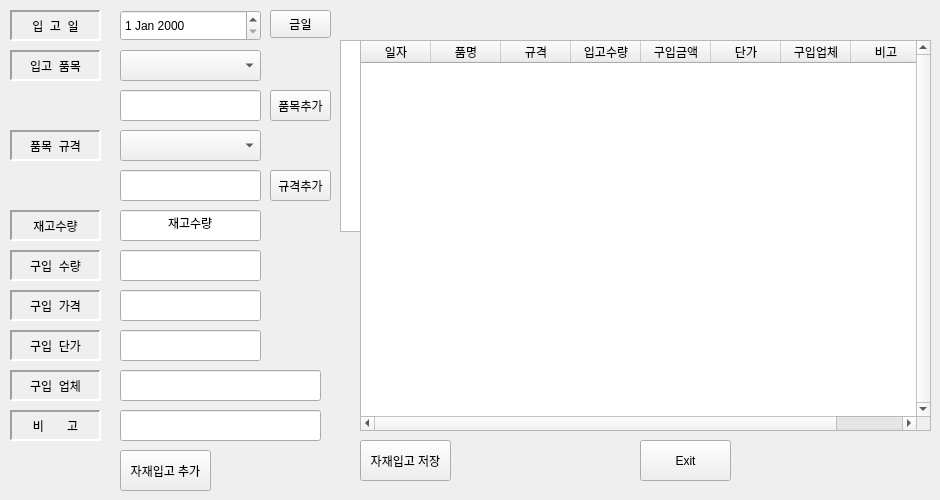
    <widget class="QWidget" name="tab_5">
     <attribute name="title">
      <string>자재 입고 입력</string>
     </attribute>
     <widget class="QDateEdit" name="inDate">
      <property name="geometry">
       <rect>
        <x>120</x>
        <y>10</y>
        <width>141</width>
        <height>31</height>
       </rect>
      </property>
     </widget>
     <widget class="QLabel" name="label_11">
      <property name="geometry">
       <rect>
        <x>10</x>
        <y>10</y>
        <width>91</width>
        <height>31</height>
       </rect>
      </property>
      <property name="frameShape">
       <enum>QFrame::Panel</enum>
      </property>
      <property name="frameShadow">
       <enum>QFrame::Sunken</enum>
      </property>
      <property name="lineWidth">
       <number>2</number>
      </property>
      <property name="text">
       <string>입  고  일</string>
      </property>
      <property name="alignment">
       <set>Qt::AlignCenter</set>
      </property>
     </widget>
     <widget class="QComboBox" name="comboInItems">
      <property name="geometry">
       <rect>
        <x>120</x>
        <y>50</y>
        <width>141</width>
        <height>31</height>
       </rect>
      </property>
     </widget>
     <widget class="QLabel" name="label_12">
      <property name="geometry">
       <rect>
        <x>10</x>
        <y>50</y>
        <width>91</width>
        <height>31</height>
       </rect>
      </property>
      <property name="frameShape">
       <enum>QFrame::Panel</enum>
      </property>
      <property name="frameShadow">
       <enum>QFrame::Sunken</enum>
      </property>
      <property name="lineWidth">
       <number>2</number>
      </property>
      <property name="text">
       <string>입고  품목</string>
      </property>
      <property name="alignment">
       <set>Qt::AlignCenter</set>
      </property>
     </widget>
     <widget class="QLabel" name="label_13">
      <property name="geometry">
       <rect>
        <x>10</x>
        <y>130</y>
        <width>91</width>
        <height>31</height>
       </rect>
      </property>
      <property name="frameShape">
       <enum>QFrame::Panel</enum>
      </property>
      <property name="frameShadow">
       <enum>QFrame::Sunken</enum>
      </property>
      <property name="lineWidth">
       <number>2</number>
      </property>
      <property name="text">
       <string>품목  규격</string>
      </property>
      <property name="alignment">
       <set>Qt::AlignCenter</set>
      </property>
     </widget>
     <widget class="QLabel" name="label_14">
      <property name="geometry">
       <rect>
        <x>10</x>
        <y>250</y>
        <width>91</width>
        <height>31</height>
       </rect>
      </property>
      <property name="frameShape">
       <enum>QFrame::Panel</enum>
      </property>
      <property name="frameShadow">
       <enum>QFrame::Sunken</enum>
      </property>
      <property name="lineWidth">
       <number>2</number>
      </property>
      <property name="text">
       <string>구입  수량</string>
      </property>
      <property name="alignment">
       <set>Qt::AlignCenter</set>
      </property>
     </widget>
     <widget class="QLabel" name="label_15">
      <property name="geometry">
       <rect>
        <x>10</x>
        <y>290</y>
        <width>91</width>
        <height>31</height>
       </rect>
      </property>
      <property name="frameShape">
       <enum>QFrame::Panel</enum>
      </property>
      <property name="frameShadow">
       <enum>QFrame::Sunken</enum>
      </property>
      <property name="lineWidth">
       <number>2</number>
      </property>
      <property name="text">
       <string>구입  가격</string>
      </property>
      <property name="alignment">
       <set>Qt::AlignCenter</set>
      </property>
     </widget>
     <widget class="QLabel" name="label_16">
      <property name="geometry">
       <rect>
        <x>10</x>
        <y>330</y>
        <width>91</width>
        <height>31</height>
       </rect>
      </property>
      <property name="frameShape">
       <enum>QFrame::Panel</enum>
      </property>
      <property name="frameShadow">
       <enum>QFrame::Sunken</enum>
      </property>
      <property name="lineWidth">
       <number>2</number>
      </property>
      <property name="text">
       <string>구입  단가</string>
      </property>
      <property name="alignment">
       <set>Qt::AlignCenter</set>
      </property>
     </widget>
     <widget class="QLabel" name="label_17">
      <property name="geometry">
       <rect>
        <x>10</x>
        <y>370</y>
        <width>91</width>
        <height>31</height>
       </rect>
      </property>
      <property name="frameShape">
       <enum>QFrame::Panel</enum>
      </property>
      <property name="frameShadow">
       <enum>QFrame::Sunken</enum>
      </property>
      <property name="lineWidth">
       <number>2</number>
      </property>
      <property name="text">
       <string>구입  업체</string>
      </property>
      <property name="alignment">
       <set>Qt::AlignCenter</set>
      </property>
     </widget>
     <widget class="QLabel" name="label_18">
      <property name="geometry">
       <rect>
        <x>10</x>
        <y>410</y>
        <width>91</width>
        <height>31</height>
       </rect>
      </property>
      <property name="frameShape">
       <enum>QFrame::Panel</enum>
      </property>
      <property name="frameShadow">
       <enum>QFrame::Sunken</enum>
      </property>
      <property name="lineWidth">
       <number>2</number>
      </property>
      <property name="text">
       <string>비       고</string>
      </property>
      <property name="alignment">
       <set>Qt::AlignCenter</set>
      </property>
     </widget>
     <widget class="QComboBox" name="comboInSpecs">
      <property name="geometry">
       <rect>
        <x>120</x>
        <y>130</y>
        <width>141</width>
        <height>31</height>
       </rect>
      </property>
     </widget>
     <widget class="QLineEdit" name="LE_InQty">
      <property name="geometry">
       <rect>
        <x>120</x>
        <y>250</y>
        <width>141</width>
        <height>31</height>
       </rect>
      </property>
      <property name="alignment">
       <set>Qt::AlignCenter</set>
      </property>
     </widget>
     <widget class="QLineEdit" name="LE_InPrice">
      <property name="geometry">
       <rect>
        <x>120</x>
        <y>290</y>
        <width>141</width>
        <height>31</height>
       </rect>
      </property>
      <property name="alignment">
       <set>Qt::AlignCenter</set>
      </property>
     </widget>
     <widget class="QLineEdit" name="LE_InUnitPrice">
      <property name="geometry">
       <rect>
        <x>120</x>
        <y>330</y>
        <width>141</width>
        <height>31</height>
       </rect>
      </property>
      <property name="alignment">
       <set>Qt::AlignCenter</set>
      </property>
      <property name="readOnly">
       <bool>true</bool>
      </property>
     </widget>
     <widget class="QLineEdit" name="LE_InSupplier">
      <property name="geometry">
       <rect>
        <x>120</x>
        <y>370</y>
        <width>201</width>
        <height>31</height>
       </rect>
      </property>
     </widget>
     <widget class="QLineEdit" name="LE_InRemarks">
      <property name="geometry">
       <rect>
        <x>120</x>
        <y>410</y>
        <width>201</width>
        <height>31</height>
       </rect>
      </property>
     </widget>
     <widget class="QPushButton" name="PB_InAdd">
      <property name="geometry">
       <rect>
        <x>120</x>
        <y>450</y>
        <width>91</width>
        <height>41</height>
       </rect>
      </property>
      <property name="text">
       <string>자재입고 추가</string>
      </property>
     </widget>
     <widget class="QPushButton" name="PB_InSave">
      <property name="geometry">
       <rect>
        <x>360</x>
        <y>440</y>
        <width>91</width>
        <height>41</height>
       </rect>
      </property>
      <property name="text">
       <string>자재입고 저장</string>
      </property>
     </widget>
     <widget class="QPushButton" name="PB_InExit">
      <property name="geometry">
       <rect>
        <x>640</x>
        <y>440</y>
        <width>91</width>
        <height>41</height>
       </rect>
      </property>
      <property name="text">
       <string>Exit</string>
      </property>
     </widget>
     <widget class="QPushButton" name="PB_inAddNewItem">
      <property name="geometry">
       <rect>
        <x>270</x>
        <y>90</y>
        <width>61</width>
        <height>31</height>
       </rect>
      </property>
      <property name="text">
       <string>품목추가</string>
      </property>
     </widget>
     <widget class="QPushButton" name="PB_InAddComboBoxSpec">
      <property name="geometry">
       <rect>
        <x>270</x>
        <y>170</y>
        <width>61</width>
        <height>31</height>
       </rect>
      </property>
      <property name="text">
       <string>규격추가</string>
      </property>
     </widget>
     <widget class="QLineEdit" name="LE_NewInItems">
      <property name="geometry">
       <rect>
        <x>120</x>
        <y>90</y>
        <width>141</width>
        <height>31</height>
       </rect>
      </property>
     </widget>
     <widget class="QLineEdit" name="LE_NewInSpecs">
      <property name="geometry">
       <rect>
        <x>120</x>
        <y>170</y>
        <width>141</width>
        <height>31</height>
       </rect>
      </property>
     </widget>
     <widget class="QLabel" name="label_28">
      <property name="geometry">
       <rect>
        <x>10</x>
        <y>210</y>
        <width>91</width>
        <height>31</height>
       </rect>
      </property>
      <property name="frameShape">
       <enum>QFrame::Panel</enum>
      </property>
      <property name="frameShadow">
       <enum>QFrame::Sunken</enum>
      </property>
      <property name="lineWidth">
       <number>2</number>
      </property>
      <property name="text">
       <string>재고수량</string>
      </property>
      <property name="alignment">
       <set>Qt::AlignCenter</set>
      </property>
     </widget>
     <widget class="QLineEdit" name="LE_InOnStosckQty">
      <property name="geometry">
       <rect>
        <x>120</x>
        <y>210</y>
        <width>141</width>
        <height>31</height>
       </rect>
      </property>
      <property name="text">
       <string>재고수량</string>
      </property>
      <property name="alignment">
       <set>Qt::AlignCenter</set>
      </property>
     </widget>
     <widget class="QPushButton" name="PB_inToday">
      <property name="geometry">
       <rect>
        <x>270</x>
        <y>10</y>
        <width>61</width>
        <height>28</height>
       </rect>
      </property>
      <property name="text">
       <string>금일</string>
      </property>
     </widget>
     <widget class="QTableView" name="tableView">
      <property name="geometry">
       <rect>
        <x>340</x>
        <y>40</y>
        <width>256</width>
        <height>192</height>
       </rect>
      </property>
     </widget>
     <widget class="QTableWidget" name="tableWidgetInIn">
      <property name="geometry">
       <rect>
        <x>360</x>
        <y>40</y>
        <width>571</width>
        <height>391</height>
       </rect>
      </property>
      <property name="autoFillBackground">
       <bool>true</bool>
      </property>
      <property name="verticalScrollBarPolicy">
       <enum>Qt::ScrollBarAlwaysOn</enum>
      </property>
      <property name="horizontalScrollBarPolicy">
       <enum>Qt::ScrollBarAlwaysOn</enum>
      </property>
      <property name="alternatingRowColors">
       <bool>true</bool>
      </property>
      <property name="selectionMode">
       <enum>QAbstractItemView::MultiSelection</enum>
      </property>
      <property name="sortingEnabled">
       <bool>true</bool>
      </property>
      <attribute name="horizontalHeaderCascadingSectionResizes">
       <bool>false</bool>
      </attribute>
      <attribute name="horizontalHeaderDefaultSectionSize">
       <number>70</number>
      </attribute>
      <attribute name="horizontalHeaderHighlightSections">
       <bool>false</bool>
      </attribute>
      <attribute name="horizontalHeaderMinimumSectionSize">
       <number>30</number>
      </attribute>
      <attribute name="horizontalHeaderStretchLastSection">
       <bool>true</bool>
      </attribute>
      <attribute name="verticalHeaderHighlightSections">
       <bool>false</bool>
      </attribute>
      <column>
       <property name="text">
        <string>일자</string>
       </property>
      </column>
      <column>
       <property name="text">
        <string>품명</string>
       </property>
      </column>
      <column>
       <property name="text">
        <string>규격</string>
       </property>
      </column>
      <column>
       <property name="text">
        <string>입고수량</string>
       </property>
       <property name="textAlignment">
        <set>AlignCenter</set>
       </property>
      </column>
      <column>
       <property name="text">
        <string>구입금액</string>
       </property>
       <property name="textAlignment">
        <set>AlignCenter</set>
       </property>
      </column>
      <column>
       <property name="text">
        <string>단가</string>
       </property>
       <property name="textAlignment">
        <set>AlignCenter</set>
       </property>
      </column>
      <column>
       <property name="text">
        <string>구입업체</string>
       </property>
      </column>
      <column>
       <property name="text">
        <string>비고</string>
       </property>
      </column>
     </widget>
    </widget>
